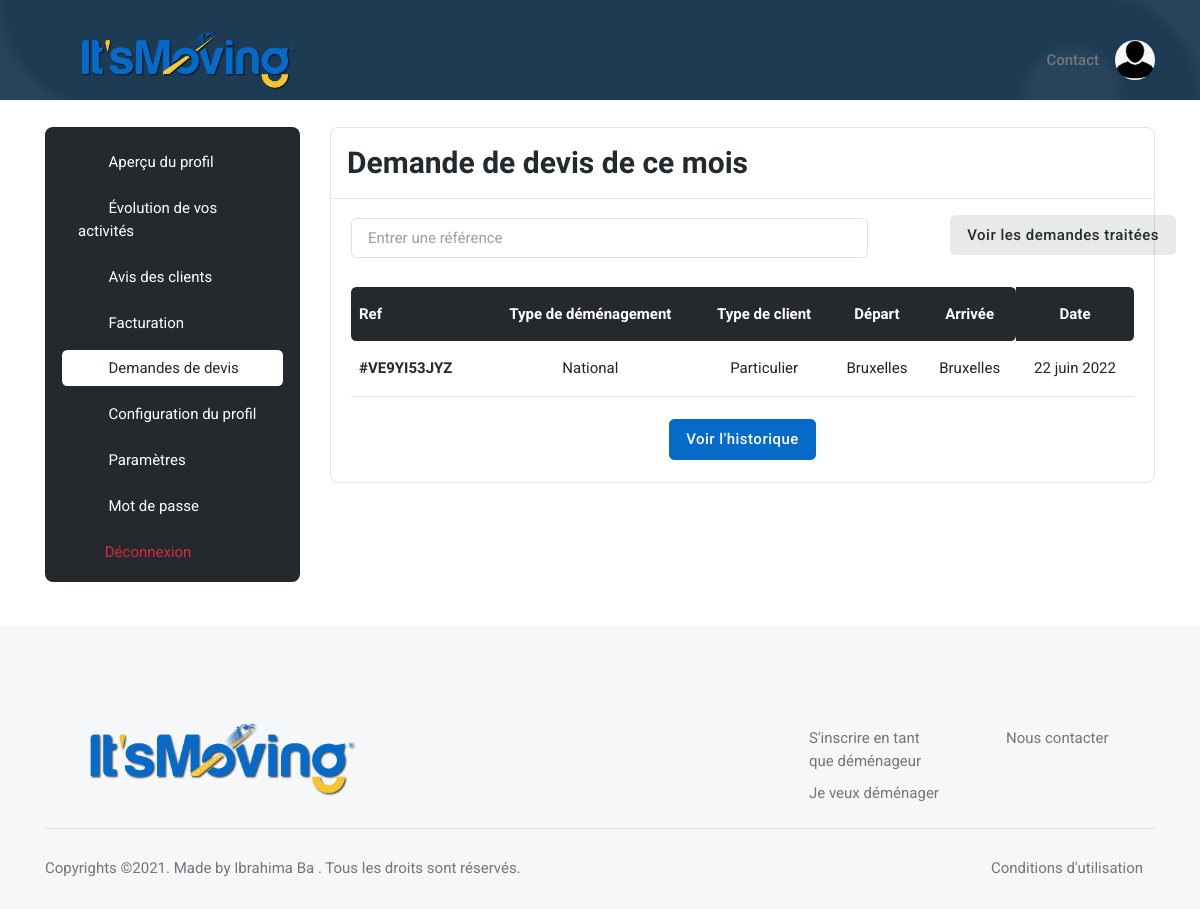
/user/quote_request/ (signed in), run on an earlier commit of the app's database.
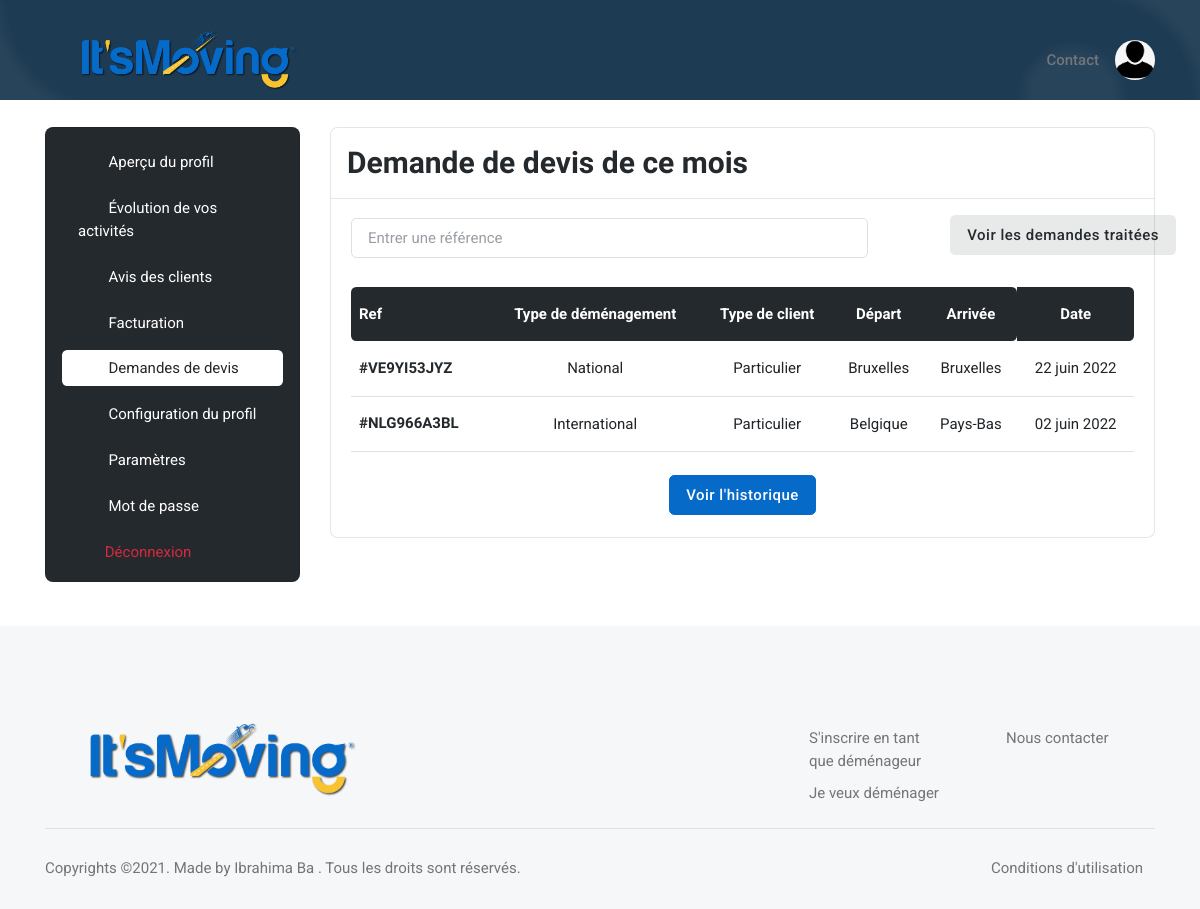
And on a later commit of the database.
### base_app/models.py (models this page shows, shortened)
class Mover_Quote_Request(models.Model):
    created = models.DateTimeField(auto_now_add=True)
    quote_request = models.ForeignKey(Quote_Request, on_delete=models.CASCADE)
    treated = models.BooleanField(default=False)
    rejected = models.BooleanField(default=False)
    paid = models.CharField(max_length=20, default='Non payé') #can be 'Non payé' or 'Payé' or 'Vérification en cours...'
    mover = models.ForeignKey(Mover, on_delete=models.CASCADE)

class Quote_Request(models.Model):
    ref = models.CharField(max_length=30)
    Adresse_Departure = models.CharField(max_length=300)
    Postal_Code_Departure = models.IntegerField()
    Residence_Number_or_Name_Departure = models.CharField(max_length=300)
    Residence_Departure = models.CharField(max_length=300)
    Number_Room_Departure = models.IntegerField()
    Country_Arrival = models.CharField(max_length=300, default="")
    City_Arrival_for_international_moving = models.CharField(max_length=300, default="")
    Region_Arrival_for_national_moving = models.CharField(max_length=300, default="")
    Adresse_Arrival = models.CharField(max_length=300)
    Residence_Number_or_Name_Arrival = models.CharField(max_length=300)
    Postal_Code_Arrival = models.IntegerField()
    Residence_Arrival = models.CharField(max_length=300)
    packing_service = models.BooleanField(default=False)
    packaging_materials = models.BooleanField(default=False)
    furniture_assembly_disassembly = models.BooleanField(default=False)
    furniture_storage = models.BooleanField(default=False)
    Additional_informations = models.CharField(max_length=300)
    firstname = models.CharField(max_length=300, default="")
    lastname = models.CharField(max_length=300, default="")
    email = models.EmailField(default="")
    phone_number = models.CharField(max_length=30, default="")
    created = models.DateTimeField(auto_now_add=True)
    distributed = models.BooleanField(default=False)
    moving_date = models.DateTimeField(auto_now_add=False)
    moving_date1 = models.DateTimeField(auto_now_add=False)
    moving_date2 = models.DateTimeField(auto_now_add=False)
    moving_type1 = models.ForeignKey(Moving_Type1, on_delete=models.CASCADE)
    moving_type2 = models.ForeignKey(Moving_Type2, on_delete=models.CASCADE)
    country = models.ForeignKey(Country, on_delete=models.CASCADE, default="")
    region = models.ForeignKey(Region, on_delete=models.CASCADE, default="")

class Moving_Type1(models.Model):  # can be national opr international
    name = models.CharField(max_length=300)

class Moving_Type2(models.Model):  # can be 'particulier' or 'professionnel'
    name = models.CharField(max_length=300)

class Region(models.Model):
    name = models.CharField(max_length=300)
    country = models.ForeignKey(Country, on_delete=models.CASCADE)

class Country(models.Model):
    name = models.CharField(max_length=300)

### user/views.py (the view, shortened to what this page needs)
# urls.py: path('quote_request/', views.quote_request, name='quote_request'),
@login_required
def quote_request(request):
    today = datetime.date.today()
    mover = Mover.objects.filter(user_id=request.user.id).last()
    mover_quote_requests_actual_month = Mover_Quote_Request.objects.filter(mover_id=mover.id, treated=False,
                                                                           created__month=today.month, rejected=False)
    number_quote_request = Mover_Quote_Request.objects.filter(mover_id=mover.id, treated=False, rejected=False).count()
    return render(request, 'user/profile/quote_request.html', {'mover': mover, 'mover_quote_requests_actual_month':
        mover_quote_requests_actual_month, 'number_quote_request': number_quote_request})

### user/templates/user/profile/quote_request.html (shortened to what the changed rows need)
{% extends 'base_app/base.html' %}
{% load static %}
{% block main %}
	<section class="pt-2">
		<div class="container">
			<div class="row">
				<div class="col-xl-9">
					<div class="card border rounded-3">
						<div class="card-body">
							<div class="table-responsive border-0">
								<table class="table table-dark-gray align-middle p-4 mb-0 table-hover">
									<thead>
										<tr>
											<th scope="col" class="border-0 rounded-start">Ref</th>
											<th scope="col" class="border-0 text-center">Type de déménagement</th>
											<th scope="col" class="border-0 text-center">Type de client</th>
											<th scope="col" class="border-0 text-center">Départ</th>
											<th scope="col" class="border-0 rounded-end text-center">Arrivée</th>
											<th scope="col" class="border-0 rounded-end text-center">Date</th>
										</tr>
									</thead>
									<tbody>
										{% if mover_quote_request %}
													{% if quote_request.moving_date|date == 'Oct. 10, 1000' %}
														{% load i18n %}
													{% else %}
														{% load i18n %}
													{% endif %}
										{% else %}
											{% for mover_quote_request in mover_quote_requests_actual_month %}
												<tr>
													<td>
														<h6 class="mt-2 mt-lg-0 mb-0">
															<a href="{% url 'mover_quote_request_detail' mover_quote_request.id %}">
																#{{mover_quote_request.quote_request.ref}}
															</a>
														</h6>
													</td>
													<td class="text-center">
														{{mover_quote_request.quote_request.moving_type1.name}}
													</td>
													<td class="text-center">
														{{mover_quote_request.quote_request.moving_type2.name}}
													</td>
													<td class="text-center">
														{% if mover_quote_request.quote_request.moving_type1.name == 'National' %}
															{{mover_quote_request.quote_request.region.name|capfirst}}
														{% else %}
															{{mover_quote_request.quote_request.country.name|capfirst}}
														{% endif %}
													</td>
													<td class="text-center">
														{% if mover_quote_request.quote_request.moving_type1.name == 'National' %}
															{{mover_quote_request.quote_request.Region_Arrival_for_national_moving|capfirst}}
														{% else %}
															{{mover_quote_request.quote_request.Country_Arrival|capfirst}}
														{% endif %}
													</td>
													<td class="text-center">
														{% if mover_quote_request.quote_request.moving_date|date == 'Oct. 10, 1000' %}
															{% load i18n %}
														{% else %}
															{% load i18n %}
															{% language 'fr' %}
																{{mover_quote_request.quote_request.moving_date|date:'d F Y'}}
															{% endlanguage %}
														{% endif %}
													</td>
												</tr>
											{% endfor %}
										{% endif %}
									</tbody>
								</table>
							</div>
						</div>
					</div>
				</div>
			</div>
		</div>
	</section>
{% endblock %}

What changed in the data, as far as the page shows it:
added Mover_Quote_Request: quote_request.ref "NLG966A3BL", quote_request.moving_type1.name "International", quote_request.moving_type2.name "Particulier", quote_request.country.name "Belgique", quote_request.Country_Arrival "Pays-Bas", quote_request.moving_date "02 juin 2022"
